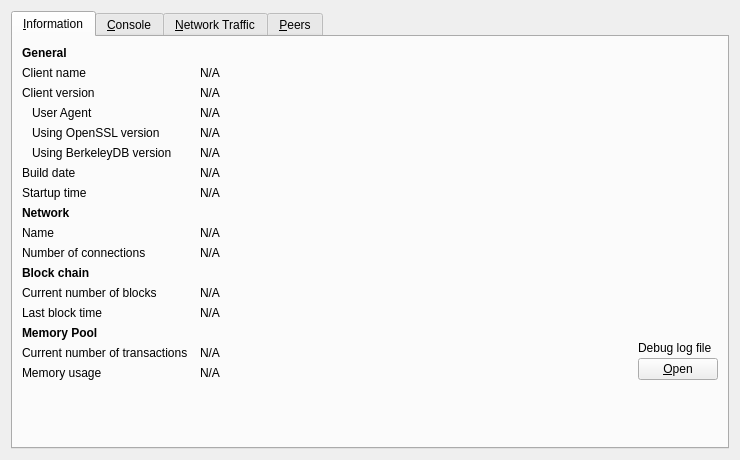
<?xml version="1.0" encoding="UTF-8"?>
<ui version="4.0">
 <class>RPCConsole</class>
 <widget class="QWidget" name="RPCConsole">
  <property name="geometry">
   <rect>
    <x>0</x>
    <y>0</y>
    <width>740</width>
    <height>450</height>
   </rect>
  </property>
  <property name="windowTitle">
   <string>Debug window</string>
  </property>
  <layout class="QVBoxLayout" name="verticalLayout_2">
   <item>
    <widget class="QTabWidget" name="tabWidget">
     <property name="currentIndex">
      <number>0</number>
     </property>
     <widget class="QWidget" name="tab_info">
      <attribute name="title">
       <string>&amp;Information</string>
      </attribute>
      <layout class="QGridLayout" name="gridLayout" columnstretch="0,1,0">
       <property name="horizontalSpacing">
        <number>12</number>
       </property>
       <item row="0" column="0">
        <widget class="QLabel" name="label_9">
         <property name="font">
          <font>
           <weight>75</weight>
           <bold>true</bold>
          </font>
         </property>
         <property name="text">
          <string>General</string>
         </property>
        </widget>
       </item>
       <item row="1" column="0">
        <widget class="QLabel" name="label_5">
         <property name="text">
          <string>Client name</string>
         </property>
        </widget>
       </item>
       <item row="1" column="1" colspan="2">
        <widget class="QLabel" name="clientName">
         <property name="cursor">
          <cursorShape>IBeamCursor</cursorShape>
         </property>
         <property name="text">
          <string>N/A</string>
         </property>
         <property name="textFormat">
          <enum>Qt::PlainText</enum>
         </property>
         <property name="textInteractionFlags">
          <set>Qt::LinksAccessibleByMouse|Qt::TextSelectableByKeyboard|Qt::TextSelectableByMouse</set>
         </property>
        </widget>
       </item>
       <item row="2" column="0">
        <widget class="QLabel" name="label_6">
         <property name="text">
          <string>Client version</string>
         </property>
        </widget>
       </item>
       <item row="2" column="1" colspan="2">
        <widget class="QLabel" name="clientVersion">
         <property name="cursor">
          <cursorShape>IBeamCursor</cursorShape>
         </property>
         <property name="text">
          <string>N/A</string>
         </property>
         <property name="textFormat">
          <enum>Qt::PlainText</enum>
         </property>
         <property name="textInteractionFlags">
          <set>Qt::LinksAccessibleByMouse|Qt::TextSelectableByKeyboard|Qt::TextSelectableByMouse</set>
         </property>
        </widget>
       </item>
       <item row="3" column="0">
        <widget class="QLabel" name="labelClientUserAgent">
         <property name="text">
          <string>User Agent</string>
         </property>
         <property name="indent">
          <number>10</number>
         </property>
        </widget>
       </item>
       <item row="3" column="1" colspan="2">
        <widget class="QLabel" name="clientUserAgent">
         <property name="cursor">
          <cursorShape>IBeamCursor</cursorShape>
         </property>
         <property name="text">
          <string>N/A</string>
         </property>
         <property name="textFormat">
          <enum>Qt::PlainText</enum>
         </property>
         <property name="textInteractionFlags">
          <set>Qt::LinksAccessibleByMouse|Qt::TextSelectableByKeyboard|Qt::TextSelectableByMouse</set>
         </property>
        </widget>
       </item>
       <item row="4" column="0">
        <widget class="QLabel" name="label_14">
         <property name="text">
          <string>Using OpenSSL version</string>
         </property>
         <property name="indent">
          <number>10</number>
         </property>
        </widget>
       </item>
       <item row="4" column="1" colspan="2">
        <widget class="QLabel" name="openSSLVersion">
         <property name="cursor">
          <cursorShape>IBeamCursor</cursorShape>
         </property>
         <property name="text">
          <string>N/A</string>
         </property>
         <property name="textFormat">
          <enum>Qt::PlainText</enum>
         </property>
         <property name="textInteractionFlags">
          <set>Qt::LinksAccessibleByMouse|Qt::TextSelectableByKeyboard|Qt::TextSelectableByMouse</set>
         </property>
        </widget>
       </item>
       <item row="5" column="0">
        <widget class="QLabel" name="label_berkeleyDBVersion">
         <property name="text">
          <string>Using BerkeleyDB version</string>
         </property>
         <property name="indent">
          <number>10</number>
         </property>
        </widget>
       </item>
       <item row="5" column="1" colspan="2">
        <widget class="QLabel" name="berkeleyDBVersion">
         <property name="cursor">
          <cursorShape>IBeamCursor</cursorShape>
         </property>
         <property name="text">
          <string>N/A</string>
         </property>
         <property name="textFormat">
          <enum>Qt::PlainText</enum>
         </property>
         <property name="textInteractionFlags">
          <set>Qt::LinksAccessibleByMouse|Qt::TextSelectableByKeyboard|Qt::TextSelectableByMouse</set>
         </property>
        </widget>
       </item>
       <item row="6" column="0">
        <widget class="QLabel" name="label_12">
         <property name="text">
          <string>Build date</string>
         </property>
        </widget>
       </item>
       <item row="6" column="1" colspan="2">
        <widget class="QLabel" name="buildDate">
         <property name="cursor">
          <cursorShape>IBeamCursor</cursorShape>
         </property>
         <property name="text">
          <string>N/A</string>
         </property>
         <property name="textFormat">
          <enum>Qt::PlainText</enum>
         </property>
         <property name="textInteractionFlags">
          <set>Qt::LinksAccessibleByMouse|Qt::TextSelectableByKeyboard|Qt::TextSelectableByMouse</set>
         </property>
        </widget>
       </item>
       <item row="7" column="0">
        <widget class="QLabel" name="label_13">
         <property name="text">
          <string>Startup time</string>
         </property>
        </widget>
       </item>
       <item row="7" column="1" colspan="2">
        <widget class="QLabel" name="startupTime">
         <property name="cursor">
          <cursorShape>IBeamCursor</cursorShape>
         </property>
         <property name="text">
          <string>N/A</string>
         </property>
         <property name="textFormat">
          <enum>Qt::PlainText</enum>
         </property>
         <property name="textInteractionFlags">
          <set>Qt::LinksAccessibleByMouse|Qt::TextSelectableByKeyboard|Qt::TextSelectableByMouse</set>
         </property>
        </widget>
       </item>
       <item row="9" column="0">
        <widget class="QLabel" name="label_8">
         <property name="text">
          <string>Name</string>
         </property>
        </widget>
       </item>
       <item row="9" column="1" colspan="2">
        <widget class="QLabel" name="networkName">
         <property name="cursor">
          <cursorShape>IBeamCursor</cursorShape>
         </property>
         <property name="text">
          <string>N/A</string>
         </property>
         <property name="textFormat">
          <enum>Qt::PlainText</enum>
         </property>
         <property name="textInteractionFlags">
          <set>Qt::LinksAccessibleByMouse|Qt::TextSelectableByKeyboard|Qt::TextSelectableByMouse</set>
         </property>
        </widget>
       </item>
       <item row="10" column="0">
        <widget class="QLabel" name="label_7">
         <property name="text">
          <string>Number of connections</string>
         </property>
        </widget>
       </item>
       <item row="10" column="1" colspan="2">
        <widget class="QLabel" name="numberOfConnections">
         <property name="cursor">
          <cursorShape>IBeamCursor</cursorShape>
         </property>
         <property name="text">
          <string>N/A</string>
         </property>
         <property name="textFormat">
          <enum>Qt::PlainText</enum>
         </property>
         <property name="textInteractionFlags">
          <set>Qt::LinksAccessibleByMouse|Qt::TextSelectableByKeyboard|Qt::TextSelectableByMouse</set>
         </property>
        </widget>
       </item>
       <item row="11" column="0">
        <widget class="QLabel" name="label_10">
         <property name="font">
          <font>
           <weight>75</weight>
           <bold>true</bold>
          </font>
         </property>
         <property name="text">
          <string>Block chain</string>
         </property>
        </widget>
       </item>
       <item row="12" column="0">
        <widget class="QLabel" name="label_3">
         <property name="text">
          <string>Current number of blocks</string>
         </property>
        </widget>
       </item>
       <item row="12" column="1" colspan="2">
        <widget class="QLabel" name="numberOfBlocks">
         <property name="cursor">
          <cursorShape>IBeamCursor</cursorShape>
         </property>
         <property name="text">
          <string>N/A</string>
         </property>
         <property name="textFormat">
          <enum>Qt::PlainText</enum>
         </property>
         <property name="textInteractionFlags">
          <set>Qt::LinksAccessibleByMouse|Qt::TextSelectableByKeyboard|Qt::TextSelectableByMouse</set>
         </property>
        </widget>
       </item>
       <item row="13" column="0">
        <widget class="QLabel" name="labelLastBlockTime">
         <property name="text">
          <string>Last block time</string>
         </property>
        </widget>
       </item>
       <item row="13" column="1" colspan="2">
        <widget class="QLabel" name="lastBlockTime">
         <property name="cursor">
          <cursorShape>IBeamCursor</cursorShape>
         </property>
         <property name="text">
          <string>N/A</string>
         </property>
         <property name="textFormat">
          <enum>Qt::PlainText</enum>
         </property>
         <property name="textInteractionFlags">
          <set>Qt::LinksAccessibleByMouse|Qt::TextSelectableByKeyboard|Qt::TextSelectableByMouse</set>
         </property>
        </widget>
       </item>
       <item row="14" column="0">
        <widget class="QLabel" name="labelMempoolTitle">
         <property name="font">
          <font>
           <weight>75</weight>
           <bold>true</bold>
          </font>
         </property>
         <property name="text">
          <string>Memory Pool</string>
         </property>
        </widget>
       </item>
       <item row="15" column="0">
        <widget class="QLabel" name="labelNumberOfTransactions">
         <property name="text">
          <string>Current number of transactions</string>
         </property>
        </widget>
       </item>
       <item row="15" column="1">
        <widget class="QLabel" name="mempoolNumberTxs">
         <property name="cursor">
          <cursorShape>IBeamCursor</cursorShape>
         </property>
         <property name="text">
          <string>N/A</string>
         </property>
         <property name="textFormat">
          <enum>Qt::PlainText</enum>
         </property>
         <property name="textInteractionFlags">
          <set>Qt::LinksAccessibleByMouse|Qt::TextSelectableByKeyboard|Qt::TextSelectableByMouse</set>
         </property>
        </widget>
       </item>
       <item row="8" column="0">
        <widget class="QLabel" name="labelNetwork">
         <property name="font">
          <font>
           <weight>75</weight>
           <bold>true</bold>
          </font>
         </property>
         <property name="text">
          <string>Network</string>
         </property>
        </widget>
       </item>
       <item row="16" column="0">
        <widget class="QLabel" name="labelMemoryUsage">
         <property name="text">
          <string>Memory usage</string>
         </property>
        </widget>
       </item>
       <item row="16" column="1">
        <widget class="QLabel" name="mempoolSize">
         <property name="cursor">
          <cursorShape>IBeamCursor</cursorShape>
         </property>
         <property name="text">
          <string>N/A</string>
         </property>
         <property name="textFormat">
          <enum>Qt::PlainText</enum>
         </property>
         <property name="textInteractionFlags">
          <set>Qt::LinksAccessibleByMouse|Qt::TextSelectableByKeyboard|Qt::TextSelectableByMouse</set>
         </property>
        </widget>
       </item>
       <item row="14" column="2" rowspan="3">
        <layout class="QVBoxLayout" name="verticalLayoutDebugButton">
         <property name="spacing">
          <number>3</number>
         </property>
         <item>
          <spacer name="verticalSpacer_2">
           <property name="orientation">
            <enum>Qt::Vertical</enum>
           </property>
           <property name="sizeHint" stdset="0">
            <size>
             <width>10</width>
             <height>5</height>
            </size>
           </property>
          </spacer>
         </item>
         <item>
          <widget class="QLabel" name="labelDebugLogfile">
           <property name="text">
            <string>Debug log file</string>
           </property>
          </widget>
         </item>
         <item>
          <widget class="QPushButton" name="openDebugLogfileButton">
           <property name="toolTip">
            <string>Open the YIBcoin Core debug log file from the current data directory. This can take a few seconds for large log files.</string>
           </property>
           <property name="text">
            <string>&amp;Open</string>
           </property>
           <property name="autoDefault">
            <bool>false</bool>
           </property>
          </widget>
         </item>
        </layout>
       </item>
       <item row="18" column="0">
        <spacer name="verticalSpacer">
         <property name="orientation">
          <enum>Qt::Vertical</enum>
         </property>
         <property name="sizeHint" stdset="0">
          <size>
           <width>20</width>
           <height>40</height>
          </size>
         </property>
        </spacer>
       </item>
      </layout>
     </widget>
     <widget class="QWidget" name="tab_console">
      <attribute name="title">
       <string>&amp;Console</string>
      </attribute>
      <layout class="QVBoxLayout" name="verticalLayout_3">
       <property name="spacing">
        <number>3</number>
       </property>
       <item>
        <widget class="QTextEdit" name="messagesWidget">
         <property name="minimumSize">
          <size>
           <width>0</width>
           <height>100</height>
          </size>
         </property>
         <property name="readOnly">
          <bool>true</bool>
         </property>
         <property name="tabKeyNavigation" stdset="0">
          <bool>false</bool>
         </property>
         <property name="columnCount" stdset="0">
          <number>2</number>
         </property>
        </widget>
       </item>
       <item>
        <layout class="QHBoxLayout" name="horizontalLayout">
         <property name="spacing">
          <number>3</number>
         </property>
         <item>
          <widget class="QLabel" name="label">
           <property name="text">
            <string notr="true">&gt;</string>
           </property>
          </widget>
         </item>
         <item>
          <widget class="QLineEdit" name="lineEdit"/>
         </item>
         <item>
          <widget class="QPushButton" name="clearButton">
           <property name="maximumSize">
            <size>
             <width>24</width>
             <height>24</height>
            </size>
           </property>
           <property name="toolTip">
            <string>Clear console</string>
           </property>
           <property name="text">
            <string/>
           </property>
           <property name="icon">
            <iconset resource="../bitcoin.qrc">
             <normaloff>:/icons/remove</normaloff>:/icons/remove</iconset>
           </property>
           <property name="shortcut">
            <string notr="true">Ctrl+L</string>
           </property>
           <property name="autoDefault">
            <bool>false</bool>
           </property>
          </widget>
         </item>
        </layout>
       </item>
      </layout>
     </widget>
     <widget class="QWidget" name="tab_nettraffic">
      <attribute name="title">
       <string>&amp;Network Traffic</string>
      </attribute>
      <layout class="QHBoxLayout" name="horizontalLayout_3">
       <item>
        <layout class="QVBoxLayout" name="verticalLayout_4">
         <item>
          <widget class="TrafficGraphWidget" name="trafficGraph" native="true">
           <property name="sizePolicy">
            <sizepolicy hsizetype="Expanding" vsizetype="Expanding">
             <horstretch>0</horstretch>
             <verstretch>0</verstretch>
            </sizepolicy>
           </property>
          </widget>
         </item>
         <item>
          <layout class="QHBoxLayout" name="horizontalLayout_2">
           <item>
            <widget class="QSlider" name="sldGraphRange">
             <property name="minimum">
              <number>1</number>
             </property>
             <property name="maximum">
              <number>288</number>
             </property>
             <property name="pageStep">
              <number>12</number>
             </property>
             <property name="value">
              <number>6</number>
             </property>
             <property name="orientation">
              <enum>Qt::Horizontal</enum>
             </property>
            </widget>
           </item>
           <item>
            <widget class="QLabel" name="lblGraphRange">
             <property name="minimumSize">
              <size>
               <width>100</width>
               <height>0</height>
              </size>
             </property>
             <property name="alignment">
              <set>Qt::AlignCenter</set>
             </property>
            </widget>
           </item>
           <item>
            <widget class="QPushButton" name="btnClearTrafficGraph">
             <property name="text">
              <string>&amp;Clear</string>
             </property>
             <property name="autoDefault">
              <bool>false</bool>
             </property>
            </widget>
           </item>
          </layout>
         </item>
        </layout>
       </item>
       <item>
        <layout class="QVBoxLayout" name="verticalLayout">
         <item>
          <widget class="QGroupBox" name="groupBox">
           <property name="title">
            <string>Totals</string>
           </property>
           <layout class="QVBoxLayout" name="verticalLayout_5">
            <item>
             <layout class="QHBoxLayout" name="horizontalLayout_4">
              <item>
               <widget class="Line" name="line">
                <property name="sizePolicy">
                 <sizepolicy hsizetype="Fixed" vsizetype="Fixed">
                  <horstretch>0</horstretch>
                  <verstretch>0</verstretch>
                 </sizepolicy>
                </property>
                <property name="minimumSize">
                 <size>
                  <width>10</width>
                  <height>0</height>
                 </size>
                </property>
                <property name="palette">
                 <palette>
                  <active>
                   <colorrole role="Light">
                    <brush brushstyle="SolidPattern">
                     <color alpha="255">
                      <red>0</red>
                      <green>255</green>
                      <blue>0</blue>
                     </color>
                    </brush>
                   </colorrole>
                  </active>
                  <inactive>
                   <colorrole role="Light">
                    <brush brushstyle="SolidPattern">
                     <color alpha="255">
                      <red>0</red>
                      <green>255</green>
                      <blue>0</blue>
                     </color>
                    </brush>
                   </colorrole>
                  </inactive>
                  <disabled>
                   <colorrole role="Light">
                    <brush brushstyle="SolidPattern">
                     <color alpha="255">
                      <red>0</red>
                      <green>255</green>
                      <blue>0</blue>
                     </color>
                    </brush>
                   </colorrole>
                  </disabled>
                 </palette>
                </property>
                <property name="orientation">
                 <enum>Qt::Horizontal</enum>
                </property>
               </widget>
              </item>
              <item>
               <widget class="QLabel" name="label_16">
                <property name="text">
                 <string>Received</string>
                </property>
               </widget>
              </item>
              <item>
               <widget class="QLabel" name="lblBytesIn">
                <property name="minimumSize">
                 <size>
                  <width>50</width>
                  <height>0</height>
                 </size>
                </property>
                <property name="alignment">
                 <set>Qt::AlignRight|Qt::AlignTrailing|Qt::AlignVCenter</set>
                </property>
               </widget>
              </item>
             </layout>
            </item>
            <item>
             <layout class="QHBoxLayout" name="horizontalLayout_5">
              <item>
               <widget class="Line" name="line_2">
                <property name="sizePolicy">
                 <sizepolicy hsizetype="Fixed" vsizetype="Fixed">
                  <horstretch>0</horstretch>
                  <verstretch>0</verstretch>
                 </sizepolicy>
                </property>
                <property name="minimumSize">
                 <size>
                  <width>10</width>
                  <height>0</height>
                 </size>
                </property>
                <property name="palette">
                 <palette>
                  <active>
                   <colorrole role="Light">
                    <brush brushstyle="SolidPattern">
                     <color alpha="255">
                      <red>255</red>
                      <green>0</green>
                      <blue>0</blue>
                     </color>
                    </brush>
                   </colorrole>
                  </active>
                  <inactive>
                   <colorrole role="Light">
                    <brush brushstyle="SolidPattern">
                     <color alpha="255">
                      <red>255</red>
                      <green>0</green>
                      <blue>0</blue>
                     </color>
                    </brush>
                   </colorrole>
                  </inactive>
                  <disabled>
                   <colorrole role="Light">
                    <brush brushstyle="SolidPattern">
                     <color alpha="255">
                      <red>255</red>
                      <green>0</green>
                      <blue>0</blue>
                     </color>
                    </brush>
                   </colorrole>
                  </disabled>
                 </palette>
                </property>
                <property name="orientation">
                 <enum>Qt::Horizontal</enum>
                </property>
               </widget>
              </item>
              <item>
               <widget class="QLabel" name="label_17">
                <property name="text">
                 <string>Sent</string>
                </property>
               </widget>
              </item>
              <item>
               <widget class="QLabel" name="lblBytesOut">
                <property name="minimumSize">
                 <size>
                  <width>50</width>
                  <height>0</height>
                 </size>
                </property>
                <property name="alignment">
                 <set>Qt::AlignRight|Qt::AlignTrailing|Qt::AlignVCenter</set>
                </property>
               </widget>
              </item>
             </layout>
            </item>
            <item>
             <spacer name="verticalSpacer_4">
              <property name="orientation">
               <enum>Qt::Vertical</enum>
              </property>
              <property name="sizeHint" stdset="0">
               <size>
                <width>20</width>
                <height>407</height>
               </size>
              </property>
             </spacer>
            </item>
           </layout>
          </widget>
         </item>
        </layout>
       </item>
      </layout>
     </widget>
     <widget class="QWidget" name="tab_peers">
      <attribute name="title">
       <string>&amp;Peers</string>
      </attribute>
      <layout class="QGridLayout" name="gridLayout_2">
       <item row="0" column="0" rowspan="2">
        <layout class="QVBoxLayout" name="verticalLayout_101">
         <property name="spacing">
          <number>0</number>
         </property>
         <item>
          <widget class="QTableView" name="peerWidget">
           <property name="horizontalScrollBarPolicy">
            <enum>Qt::ScrollBarAsNeeded</enum>
           </property>
           <property name="sortingEnabled">
            <bool>true</bool>
           </property>
           <attribute name="horizontalHeaderHighlightSections">
            <bool>false</bool>
           </attribute>
          </widget>
         </item>
         <item>
          <widget class="QLabel" name="banHeading">
           <property name="sizePolicy">
            <sizepolicy hsizetype="Preferred" vsizetype="Minimum">
             <horstretch>0</horstretch>
             <verstretch>0</verstretch>
            </sizepolicy>
           </property>
           <property name="minimumSize">
            <size>
             <width>300</width>
             <height>32</height>
            </size>
           </property>
           <property name="maximumSize">
            <size>
             <width>16777215</width>
             <height>32</height>
            </size>
           </property>
           <property name="font">
            <font>
             <pointsize>12</pointsize>
            </font>
           </property>
           <property name="cursor">
            <cursorShape>IBeamCursor</cursorShape>
           </property>
           <property name="text">
            <string>Banned peers</string>
           </property>
           <property name="alignment">
            <set>Qt::AlignBottom|Qt::AlignLeading|Qt::AlignLeft</set>
           </property>
           <property name="wordWrap">
            <bool>true</bool>
           </property>
           <property name="textInteractionFlags">
            <set>Qt::NoTextInteraction</set>
           </property>
          </widget>
         </item>
         <item>
          <widget class="QTableView" name="banlistWidget">
           <property name="sizePolicy">
            <sizepolicy hsizetype="Expanding" vsizetype="Expanding">
             <horstretch>0</horstretch>
             <verstretch>0</verstretch>
            </sizepolicy>
           </property>
           <property name="horizontalScrollBarPolicy">
            <enum>Qt::ScrollBarAsNeeded</enum>
           </property>
           <property name="sortingEnabled">
            <bool>true</bool>
           </property>
           <attribute name="horizontalHeaderHighlightSections">
            <bool>false</bool>
           </attribute>
          </widget>
         </item>
        </layout>
       </item>
       <item row="0" column="1">
        <widget class="QLabel" name="peerHeading">
         <property name="sizePolicy">
          <sizepolicy hsizetype="Preferred" vsizetype="Minimum">
           <horstretch>0</horstretch>
           <verstretch>0</verstretch>
          </sizepolicy>
         </property>
         <property name="minimumSize">
          <size>
           <width>300</width>
           <height>32</height>
          </size>
         </property>
         <property name="font">
          <font>
           <pointsize>10</pointsize>
          </font>
         </property>
         <property name="cursor">
          <cursorShape>IBeamCursor</cursorShape>
         </property>
         <property name="text">
          <string>Select a peer to view detailed information.</string>
         </property>
         <property name="alignment">
          <set>Qt::AlignHCenter|Qt::AlignTop</set>
         </property>
         <property name="wordWrap">
          <bool>true</bool>
         </property>
         <property name="textInteractionFlags">
          <set>Qt::LinksAccessibleByMouse|Qt::TextSelectableByKeyboard|Qt::TextSelectableByMouse</set>
         </property>
        </widget>
       </item>
       <item row="1" column="1">
        <widget class="QWidget" name="detailWidget" native="true">
         <property name="minimumSize">
          <size>
           <width>300</width>
           <height>0</height>
          </size>
         </property>
         <layout class="QGridLayout" name="gridLayout_3">
          <item row="0" column="0">
           <widget class="QLabel" name="label_30">
            <property name="text">
             <string>Whitelisted</string>
            </property>
           </widget>
          </item>
          <item row="0" column="2">
           <widget class="QLabel" name="peerWhitelisted">
            <property name="cursor">
             <cursorShape>IBeamCursor</cursorShape>
            </property>
            <property name="text">
             <string>N/A</string>
            </property>
            <property name="textFormat">
             <enum>Qt::PlainText</enum>
            </property>
            <property name="textInteractionFlags">
             <set>Qt::LinksAccessibleByMouse|Qt::TextSelectableByKeyboard|Qt::TextSelectableByMouse</set>
            </property>
           </widget>
          </item>
          <item row="1" column="0">
           <widget class="QLabel" name="label_23">
            <property name="text">
             <string>Direction</string>
            </property>
           </widget>
          </item>
          <item row="1" column="2">
           <widget class="QLabel" name="peerDirection">
            <property name="cursor">
             <cursorShape>IBeamCursor</cursorShape>
            </property>
            <property name="text">
             <string>N/A</string>
            </property>
            <property name="textFormat">
             <enum>Qt::PlainText</enum>
            </property>
            <property name="textInteractionFlags">
             <set>Qt::LinksAccessibleByMouse|Qt::TextSelectableByKeyboard|Qt::TextSelectableByMouse</set>
            </property>
           </widget>
          </item>
          <item row="2" column="0">
           <widget class="QLabel" name="label_21">
            <property name="text">
             <string>Version</string>
            </property>
           </widget>
          </item>
          <item row="2" column="2">
           <widget class="QLabel" name="peerVersion">
            <property name="cursor">
             <cursorShape>IBeamCursor</cursorShape>
            </property>
            <property name="text">
             <string>N/A</string>
            </property>
            <property name="textFormat">
             <enum>Qt::PlainText</enum>
            </property>
            <property name="textInteractionFlags">
             <set>Qt::LinksAccessibleByMouse|Qt::TextSelectableByKeyboard|Qt::TextSelectableByMouse</set>
            </property>
           </widget>
          </item>
          <item row="3" column="0">
           <widget class="QLabel" name="label_28">
            <property name="text">
             <string>User Agent</string>
            </property>
           </widget>
          </item>
          <item row="3" column="2">
           <widget class="QLabel" name="peerSubversion">
            <property name="cursor">
             <cursorShape>IBeamCursor</cursorShape>
            </property>
            <property name="text">
             <string>N/A</string>
            </property>
            <property name="textFormat">
             <enum>Qt::PlainText</enum>
            </property>
            <property name="textInteractionFlags">
             <set>Qt::LinksAccessibleByMouse|Qt::TextSelectableByKeyboard|Qt::TextSelectableByMouse</set>
            </property>
           </widget>
          </item>
          <item row="4" column="0">
           <widget class="QLabel" name="label_4">
            <property name="text">
             <string>Services</string>
            </property>
           </widget>
          </item>
          <item row="4" column="2">
           <widget class="QLabel" name="peerServices">
            <property name="cursor">
             <cursorShape>IBeamCursor</cursorShape>
            </property>
            <property name="text">
             <string>N/A</string>
            </property>
            <property name="textFormat">
             <enum>Qt::PlainText</enum>
            </property>
            <property name="textInteractionFlags">
             <set>Qt::LinksAccessibleByMouse|Qt::TextSelectableByKeyboard|Qt::TextSelectableByMouse</set>
            </property>
           </widget>
          </item>
          <item row="5" column="0">
           <widget class="QLabel" name="label_29">
            <property name="text">
             <string>Starting Block</string>
            </property>
           </widget>
          </item>
          <item row="5" column="2">
           <widget class="QLabel" name="peerHeight">
            <property name="cursor">
             <cursorShape>IBeamCursor</cursorShape>
            </property>
            <property name="text">
             <string>N/A</string>
            </property>
            <property name="textFormat">
             <enum>Qt::PlainText</enum>
            </property>
            <property name="textInteractionFlags">
             <set>Qt::LinksAccessibleByMouse|Qt::TextSelectableByKeyboard|Qt::TextSelectableByMouse</set>
            </property>
           </widget>
          </item>
          <item row="6" column="0">
           <widget class="QLabel" name="label_27">
            <property name="text">
             <string>Synced Headers</string>
            </property>
           </widget>
          </item>
          <item row="6" column="2">
           <widget class="QLabel" name="peerSyncHeight">
            <property name="cursor">
             <cursorShape>IBeamCursor</cursorShape>
            </property>
            <property name="text">
             <string>N/A</string>
            </property>
            <property name="textFormat">
             <enum>Qt::PlainText</enum>
            </property>
            <property name="textInteractionFlags">
             <set>Qt::LinksAccessibleByMouse|Qt::TextSelectableByKeyboard|Qt::TextSelectableByMouse</set>
            </property>
           </widget>
          </item>
          <item row="7" column="0">
           <widget class="QLabel" name="label_25">
            <property name="text">
             <string>Synced Blocks</string>
            </property>
           </widget>
          </item>
          <item row="7" column="2">
           <widget class="QLabel" name="peerCommonHeight">
            <property name="cursor">
             <cursorShape>IBeamCursor</cursorShape>
            </property>
            <property name="text">
             <string>N/A</string>
            </property>
            <property name="textFormat">
             <enum>Qt::PlainText</enum>
            </property>
            <property name="textInteractionFlags">
             <set>Qt::LinksAccessibleByMouse|Qt::TextSelectableByKeyboard|Qt::TextSelectableByMouse</set>
            </property>
           </widget>
          </item>
          <item row="8" column="0">
           <widget class="QLabel" name="label_24">
            <property name="text">
             <string>Ban Score</string>
            </property>
           </widget>
          </item>
          <item row="8" column="2">
           <widget class="QLabel" name="peerBanScore">
            <property name="cursor">
             <cursorShape>IBeamCursor</cursorShape>
            </property>
            <property name="text">
             <string>N/A</string>
            </property>
            <property name="textFormat">
             <enum>Qt::PlainText</enum>
            </property>
            <property name="textInteractionFlags">
             <set>Qt::LinksAccessibleByMouse|Qt::TextSelectableByKeyboard|Qt::TextSelectableByMouse</set>
            </property>
           </widget>
          </item>
          <item row="9" column="0">
           <widget class="QLabel" name="label_22">
            <property name="text">
             <string>Connection Time</string>
            </property>
           </widget>
          </item>
          <item row="9" column="2">
           <widget class="QLabel" name="peerConnTime">
            <property name="cursor">
             <cursorShape>IBeamCursor</cursorShape>
            </property>
            <property name="text">
             <string>N/A</string>
            </property>
            <property name="textFormat">
             <enum>Qt::PlainText</enum>
            </property>
            <property name="textInteractionFlags">
             <set>Qt::LinksAccessibleByMouse|Qt::TextSelectableByKeyboard|Qt::TextSelectableByMouse</set>
            </property>
           </widget>
          </item>
          <item row="10" column="0">
           <widget class="QLabel" name="label_15">
            <property name="text">
             <string>Last Send</string>
            </property>
           </widget>
          </item>
          <item row="10" column="2">
           <widget class="QLabel" name="peerLastSend">
            <property name="cursor">
             <cursorShape>IBeamCursor</cursorShape>
            </property>
            <property name="text">
             <string>N/A</string>
            </property>
            <property name="textFormat">
             <enum>Qt::PlainText</enum>
            </property>
            <property name="textInteractionFlags">
             <set>Qt::LinksAccessibleByMouse|Qt::TextSelectableByKeyboard|Qt::TextSelectableByMouse</set>
            </property>
           </widget>
          </item>
          <item row="11" column="0">
           <widget class="QLabel" name="label_19">
            <property name="text">
             <string>Last Receive</string>
            </property>
           </widget>
          </item>
          <item row="11" column="2">
           <widget class="QLabel" name="peerLastRecv">
            <property name="cursor">
             <cursorShape>IBeamCursor</cursorShape>
            </property>
            <property name="text">
             <string>N/A</string>
            </property>
            <property name="textFormat">
             <enum>Qt::PlainText</enum>
            </property>
            <property name="textInteractionFlags">
             <set>Qt::LinksAccessibleByMouse|Qt::TextSelectableByKeyboard|Qt::TextSelectableByMouse</set>
            </property>
           </widget>
          </item>
          <item row="12" column="0">
           <widget class="QLabel" name="label_18">
            <property name="text">
             <string>Sent</string>
            </property>
           </widget>
          </item>
          <item row="12" column="2">
           <widget class="QLabel" name="peerBytesSent">
            <property name="cursor">
             <cursorShape>IBeamCursor</cursorShape>
            </property>
            <property name="text">
             <string>N/A</string>
            </property>
            <property name="textFormat">
             <enum>Qt::PlainText</enum>
            </property>
            <property name="textInteractionFlags">
             <set>Qt::LinksAccessibleByMouse|Qt::TextSelectableByKeyboard|Qt::TextSelectableByMouse</set>
            </property>
           </widget>
          </item>
          <item row="13" column="0">
           <widget class="QLabel" name="label_20">
            <property name="text">
             <string>Received</string>
            </property>
           </widget>
          </item>
          <item row="13" column="2">
           <widget class="QLabel" name="peerBytesRecv">
            <property name="cursor">
             <cursorShape>IBeamCursor</cursorShape>
            </property>
            <property name="text">
             <string>N/A</string>
            </property>
            <property name="textFormat">
             <enum>Qt::PlainText</enum>
            </property>
            <property name="textInteractionFlags">
             <set>Qt::LinksAccessibleByMouse|Qt::TextSelectableByKeyboard|Qt::TextSelectableByMouse</set>
            </property>
           </widget>
          </item>
          <item row="14" column="0">
           <widget class="QLabel" name="label_26">
            <property name="text">
             <string>Ping Time</string>
            </property>
           </widget>
          </item>
          <item row="14" column="2">
           <widget class="QLabel" name="peerPingTime">
            <property name="cursor">
             <cursorShape>IBeamCursor</cursorShape>
            </property>
            <property name="text">
             <string>N/A</string>
            </property>
            <property name="textFormat">
             <enum>Qt::PlainText</enum>
            </property>
            <property name="textInteractionFlags">
             <set>Qt::LinksAccessibleByMouse|Qt::TextSelectableByKeyboard|Qt::TextSelectableByMouse</set>
            </property>
           </widget>
          </item>
          <item row="15" column="0">
           <widget class="QLabel" name="peerPingWaitLabel">
            <property name="toolTip">
             <string>The duration of a currently outstanding ping.</string>
            </property>
            <property name="text">
             <string>Ping Wait</string>
            </property>
           </widget>
          </item>
          <item row="15" column="2">
           <widget class="QLabel" name="peerPingWait">
            <property name="cursor">
             <cursorShape>IBeamCursor</cursorShape>
            </property>
            <property name="text">
             <string>N/A</string>
            </property>
            <property name="textFormat">
             <enum>Qt::PlainText</enum>
            </property>
            <property name="textInteractionFlags">
             <set>Qt::LinksAccessibleByMouse|Qt::TextSelectableByKeyboard|Qt::TextSelectableByMouse</set>
            </property>
           </widget>
          </item>
          <item row="16" column="0">
           <widget class="QLabel" name="label_timeoffset">
            <property name="text">
             <string>Time Offset</string>
            </property>
           </widget>
          </item>
          <item row="16" column="2">
           <widget class="QLabel" name="timeoffset">
            <property name="cursor">
             <cursorShape>IBeamCursor</cursorShape>
            </property>
            <property name="text">
             <string>N/A</string>
            </property>
            <property name="textFormat">
             <enum>Qt::PlainText</enum>
            </property>
            <property name="textInteractionFlags">
             <set>Qt::LinksAccessibleByMouse|Qt::TextSelectableByKeyboard|Qt::TextSelectableByMouse</set>
            </property>
           </widget>
          </item>
          <item row="17" column="1">
           <spacer name="verticalSpacer_3">
            <property name="orientation">
             <enum>Qt::Vertical</enum>
            </property>
            <property name="sizeHint" stdset="0">
             <size>
              <width>20</width>
              <height>40</height>
             </size>
            </property>
           </spacer>
          </item>
         </layout>
        </widget>
       </item>
      </layout>
     </widget>
    </widget>
   </item>
  </layout>
 </widget>
 <customwidgets>
  <customwidget>
   <class>TrafficGraphWidget</class>
   <extends>QWidget</extends>
   <header>trafficgraphwidget.h</header>
   <container>1</container>
   <slots>
    <slot>clear()</slot>
   </slots>
  </customwidget>
 </customwidgets>
 <resources>
  <include location="../bitcoin.qrc"/>
 </resources>
 <connections/>
</ui>
